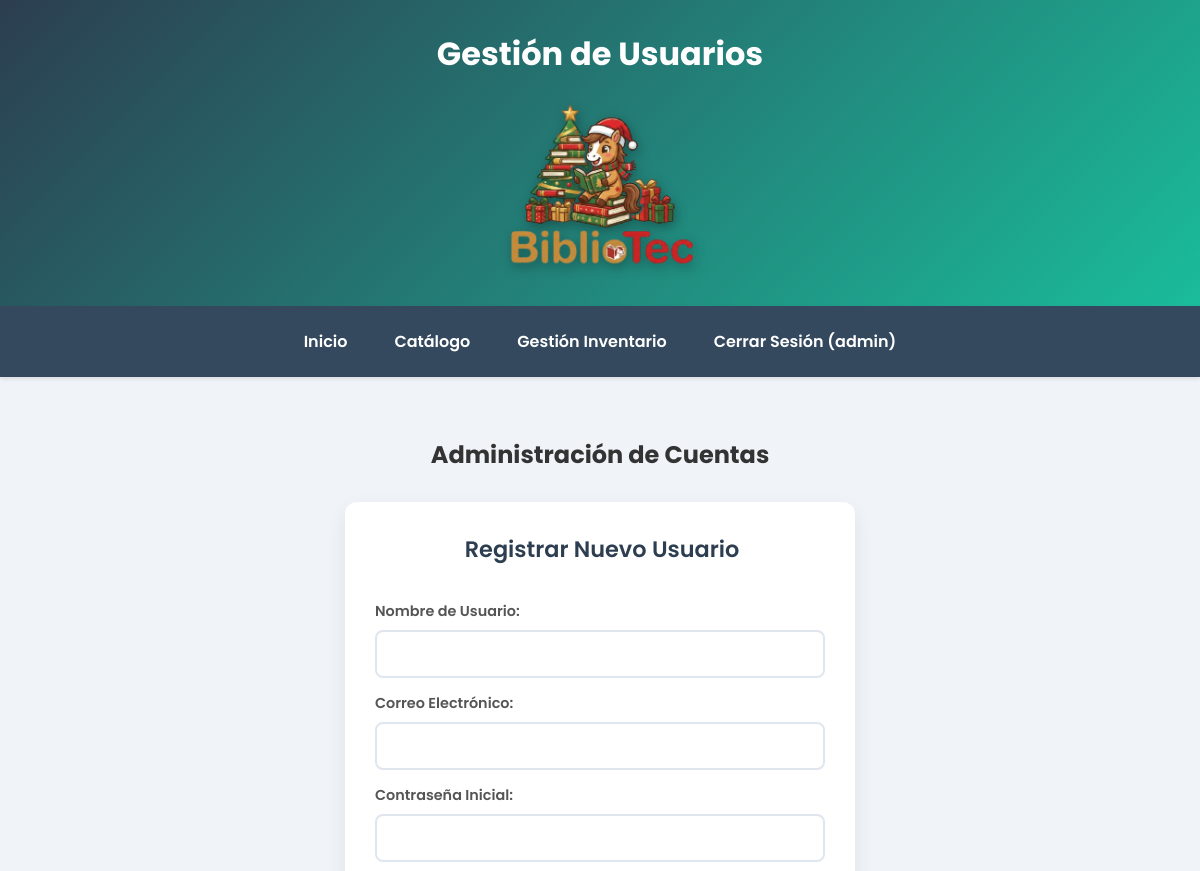
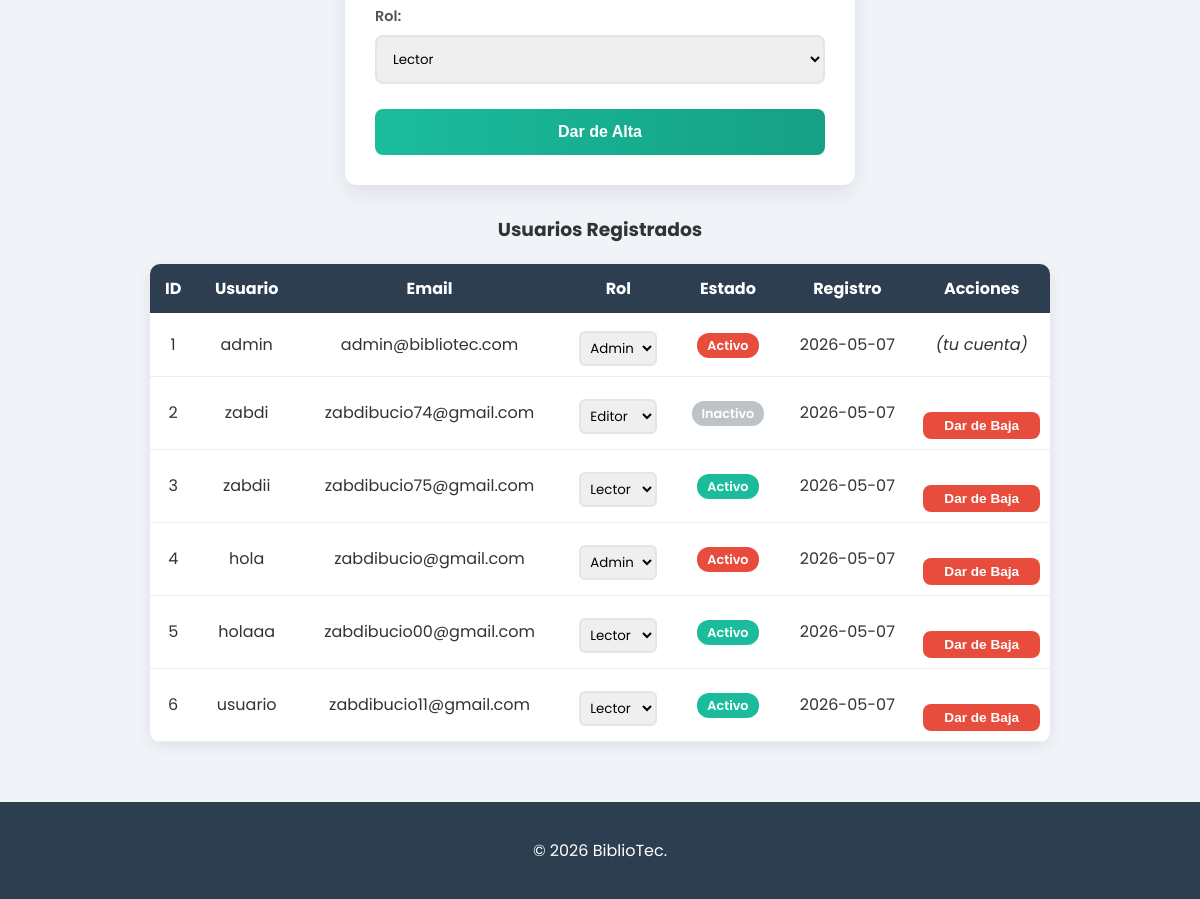
The page /gestion_usuarios.php (signed in) on the database its author committed (2 pictures, top to bottom).
### tables this page shows
CREATE TABLE usuarios (
  id int(11) NOT NULL AUTO_INCREMENT,
  nombre_usuario varchar(50) NOT NULL,
  email varchar(100) NOT NULL,
  password_hash varchar(255) NOT NULL,
  rol enum('admin','editor','lector') NOT NULL DEFAULT 'lector',
  activo tinyint(1) NOT NULL DEFAULT 1,
  fecha_registro timestamp NOT NULL DEFAULT current_timestamp(),
  PRIMARY KEY (id),
  UNIQUE KEY nombre_usuario (nombre_usuario),
  UNIQUE KEY email (email)
);

### gestion_usuarios.php (the view, shortened to what this page needs)
<?php
$pdo      = Conexion::obtenerInstancia()->getPDO();
$usuarios = $pdo->query(
    "SELECT id, nombre_usuario, email, rol, activo, fecha_registro FROM usuarios ORDER BY id"
)->fetchAll();
?>
<!DOCTYPE html>
<html lang="es">
<head>
    <link rel="stylesheet" href="estilos.css">
    <link rel="stylesheet" href="formularios.css">
</head>
<body>
<header>
    <h1>Gestión de Usuarios</h1>
    <img src="img/logo.png" width="200" alt="Logo BiblioTec">
</header>
<nav>
    <a href="index.php">Inicio</a>
    <a href="catalogo.php">Catálogo</a>
    <a href="gestion.php">Gestión Inventario</a>
    <a href="logout.php">Cerrar Sesión (<?= htmlspecialchars($_SESSION['nombre_usuario']) ?>)</a>
</nav>
<main>
    <h2>Administración de Cuentas</h2>
    <form action="gestion_usuarios.php" method="POST">
        <fieldset>
            <legend>Registrar Nuevo Usuario</legend>
            <label for="nombre_usuario">Nombre de Usuario:</label>
            <input type="text" id="nombre_usuario" name="nombre_usuario" required minlength="3">
            <label for="email">Correo Electrónico:</label>
            <input type="email" id="email" name="email" required>
            <label for="contrasena">Contraseña Inicial:</label>
            <input type="password" id="contrasena" name="contrasena" required minlength="8">
            <label for="rol">Rol:</label>
            <select id="rol" name="rol">
                <option value="lector">Lector</option>
            </select>
            <button type="submit">Dar de Alta</button>
        </fieldset>
    </form>
    <h3>Usuarios Registrados</h3>
    <table>
        <thead>
            <tr>
                <th>ID</th><th>Usuario</th><th>Email</th>
                <th>Rol</th><th>Estado</th><th>Registro</th><th>Acciones</th>
            </tr>
        </thead>
        <tbody id="tablaUsuarios">
        <?php foreach ($usuarios as $u): ?>
            <tr id="fila-<?= $u['id'] ?>">
                <td><?= $u['id'] ?></td>
                <td><?= htmlspecialchars($u['nombre_usuario']) ?></td>
                <td><?= htmlspecialchars($u['email']) ?></td>
                <td>
                    <select class="rol-select" data-id="<?= $u['id'] ?>">
                        <?php foreach (['admin','editor','lector'] as $r): ?>
                            <option value="<?= $r ?>" <?= $u['rol']===$r?'selected':'' ?>>
                                <?= ucfirst($r) ?>
                            </option>
                        <?php endforeach; ?>
                    </select>
                </td>
                <td>
                    <span class="badge badge-<?= $u['activo'] ? $u['rol'] : 'inactivo' ?>">
                        <?= $u['activo'] ? 'Activo' : 'Inactivo' ?>
                    </span>
                </td>
                <td><?= htmlspecialchars(substr($u['fecha_registro'],0,10)) ?></td>
                <td>
                    <?php if ($u['id'] != $_SESSION['usuario_id']): ?>
                        <button class="btn-baja" data-id="<?= $u['id'] ?>">Dar de Baja</button>
                    <?php else: ?>
                        <em>(tu cuenta)</em>
                    <?php endif; ?>
                </td>
            </tr>
        <?php endforeach; ?>
        </tbody>
    </table>
</main>
<footer>
    <p>&copy; 2026 BiblioTec.</p>
</footer>
</body>
</html>

### estilos.css (style rules this page uses)
body { font-family: 'Poppins', sans-serif; background-color: #f0f4f8; color: #333; margin: 0; padding: 0; text-align: center; display: flex; flex-direction: column; min-height: 100vh; }
header { background: linear-gradient(135deg, #2c3e50, #1abc9c); color: white; padding: 30px 0; box-shadow: 0 4px 6px rgba(0,0,0,0.1); }
header h1 { margin: 0 0 10px 0; }
header img { margin-top: 10px; filter: drop-shadow(2px 4px 6px rgba(0,0,0,0.3)); }
nav { background-color: #34495e; padding: 15px; display: flex; justify-content: center; flex-wrap: wrap; gap: 15px; box-shadow: 0 2px 4px rgba(0,0,0,0.1); }
nav a { color: white; text-decoration: none; font-weight: 600; padding: 8px 16px; border-radius: 20px; transition: all 0.3s ease; }
main { padding: 40px 20px; flex: 1; }
footer { background-color: #2c3e50; color: white; padding: 20px 0; margin-top: auto; }

### formularios.css (style rules this page uses)
form { background-color: white; max-width: 450px; margin: 30px auto; padding: 30px; border-radius: 12px; box-shadow: 0 8px 20px rgba(0,0,0,0.08); text-align: left; }
fieldset { border: none; padding: 0; margin: 0; }
legend { font-size: 1.4em; font-weight: 600; color: #2c3e50; margin-bottom: 20px; text-align: center; width: 100%; }
label { display: block; margin-top: 15px; font-weight: 600; color: #555; font-size: 0.9em; }
input, select { width: 100%; padding: 12px; margin-top: 8px; border: 2px solid #e0e6ed; border-radius: 8px; box-sizing: border-box; font-family: 'Poppins', sans-serif; transition: border-color 0.3s ease; }
button { width: 100%; background: linear-gradient(to right, #1abc9c, #16a085); color: white; padding: 14px; margin-top: 25px; border: none; border-radius: 8px; cursor: pointer; font-size: 16px; font-weight: 600; transition: transform 0.2s ease, box-shadow 0.2s ease; }

### gestion_usuarios.php (style rules this page uses)
table { width:100%; max-width:900px; margin:20px auto; border-collapse:collapse; background:white; border-radius:10px; overflow:hidden; box-shadow:0 4px 15px rgba(0,0,0,0.08); }
th { background:#2c3e50; color:white; padding:12px; }
td { padding:10px; border-bottom:1px solid #eee; text-align:center; }
.badge { padding:4px 10px; border-radius:12px; font-size:0.8em; font-weight:600; }
.badge-admin { background:#e74c3c; color:white; }
.badge-lector { background:#1abc9c; color:white; }
.badge-inactivo { background:#bdc3c7; color:white; }
select.rol-select { padding:5px; border-radius:6px; border:2px solid #e0e6ed; font-family:'Poppins',sans-serif; width:auto; }
.btn-baja { background:#e74c3c; color:white; border:none; padding:6px 12px; border-radius:8px; cursor:pointer; font-size:0.85em; }

### rows shown on the page
usuarios: id "1", nombre_usuario "admin", email "admin@bibliotec.com", rol+id "Admin", activo "Activo", fecha_registro "2026-05-07", shows "(tu cuenta)"
usuarios: id "2", nombre_usuario "zabdi", email "zabdibucio74@gmail.com", rol+id "Editor", activo "Inactivo", fecha_registro "2026-05-07"
usuarios: id "3", nombre_usuario "zabdii", email "zabdibucio75@gmail.com", rol+id "Lector", activo "Activo", fecha_registro "2026-05-07"
usuarios: id "4", nombre_usuario "hola", email "zabdibucio@gmail.com", rol+id "Admin", activo "Activo", fecha_registro "2026-05-07"
usuarios: id "5", nombre_usuario "holaaa", email "zabdibucio00@gmail.com", rol+id "Lector", activo "Activo", fecha_registro "2026-05-07"
usuarios: id "6", nombre_usuario "usuario", email "zabdibucio11@gmail.com", rol+id "Lector", activo "Activo", fecha_registro "2026-05-07"

### other values the page prints
$_SESSION['nombre_usuario'] "admin"
